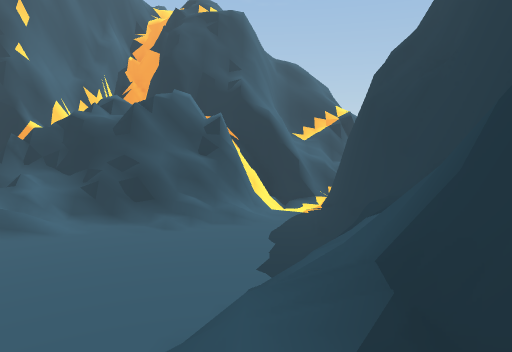
[1] (above)

19 first-person views from a walk through a 3-D level made in the Unity game engine. The camera is 1.5 m above the floor, tilts 6° down and sees 70° across. Doors are open. The floor is counted in squares, 2 m on a side. Each view is taken from the middle of a square. On the plan, view 1 faces up. The plan holds only what a view shows up to about 11 squares ahead; the rest is blank. The place goes on beyond the plan. Some animated figures are not drawn. Some surface patterns are stand-ins.

[2]
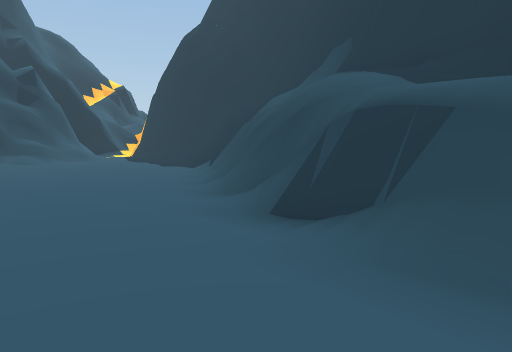

[3]
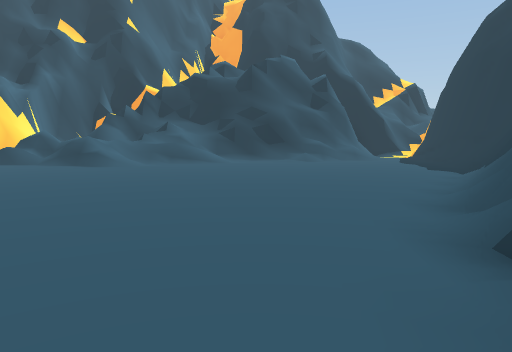

[4]
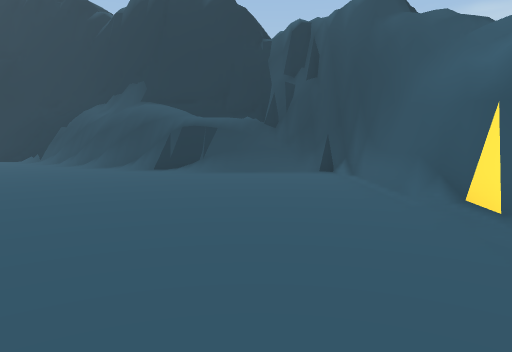

[5]
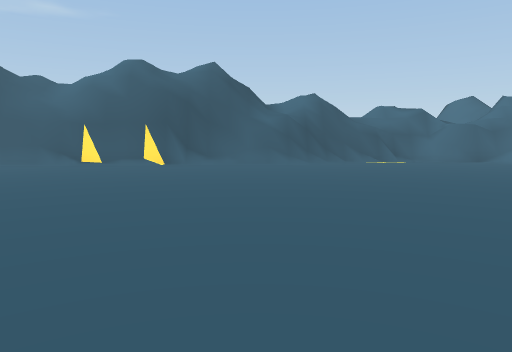

[6]
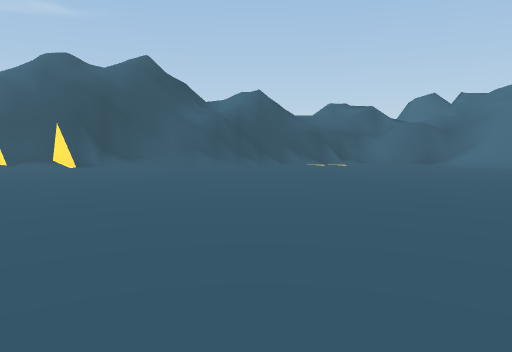

[7]
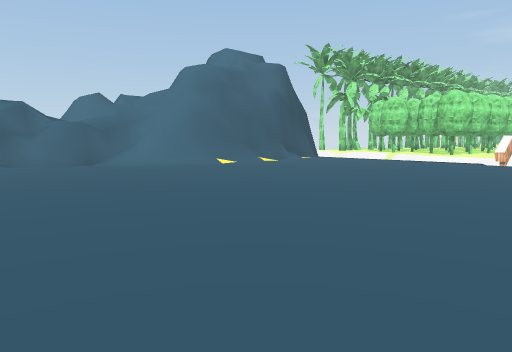

[8]
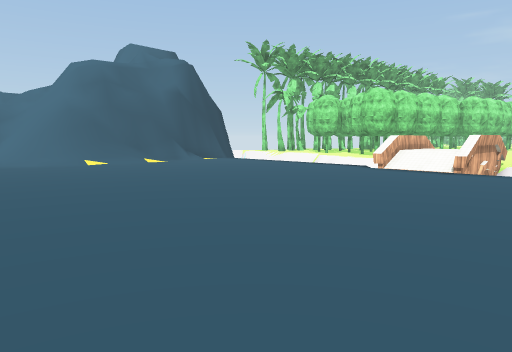

[9]
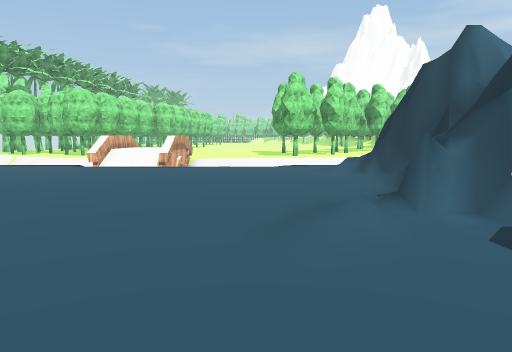

[10]
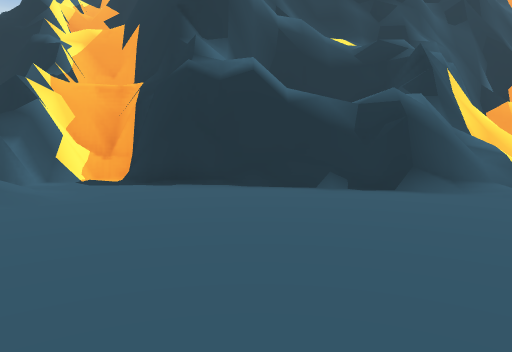

[11]
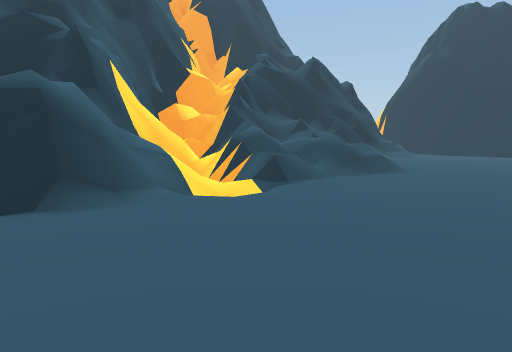

[12]
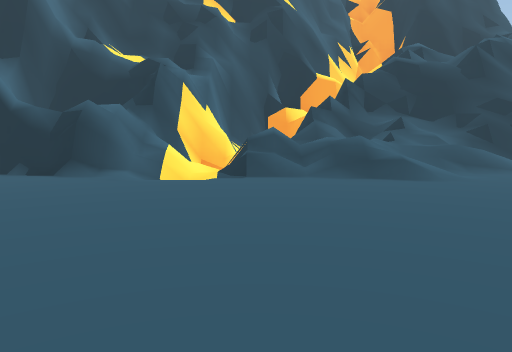

[13]
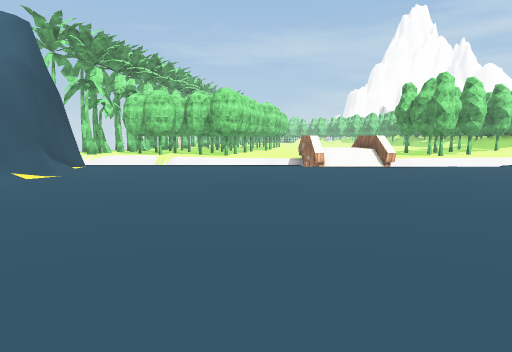

[14]
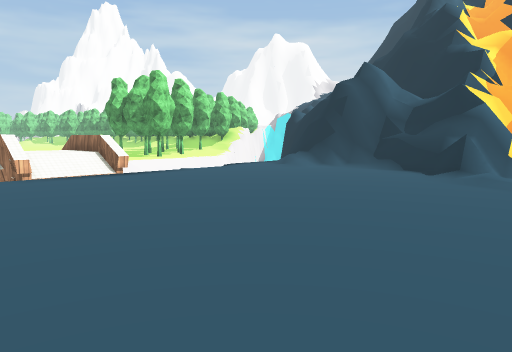

[15]
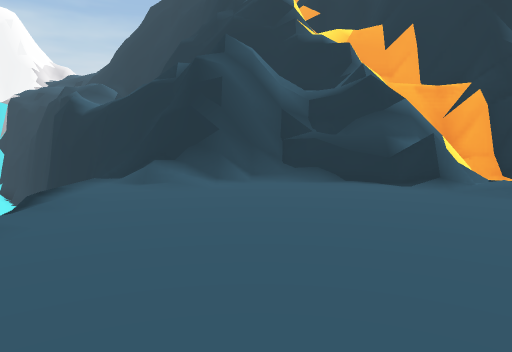

[16]
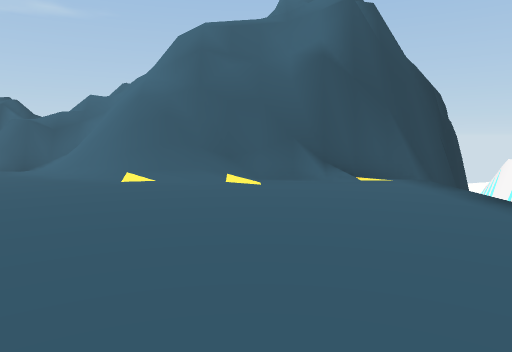

[17]
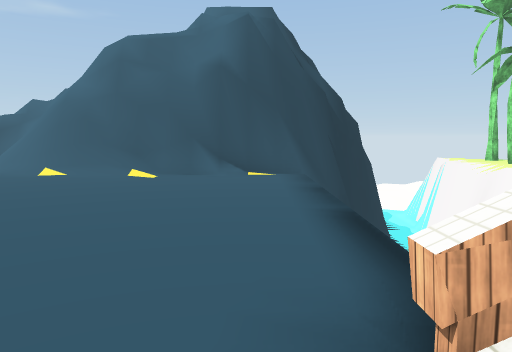

[18]
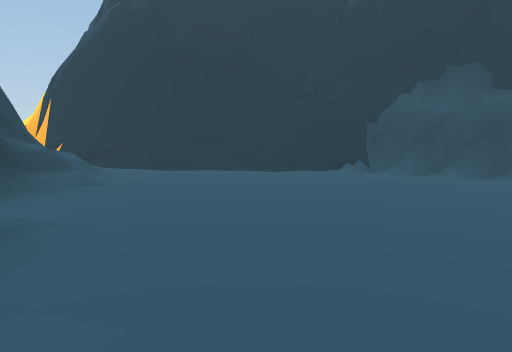

[19]
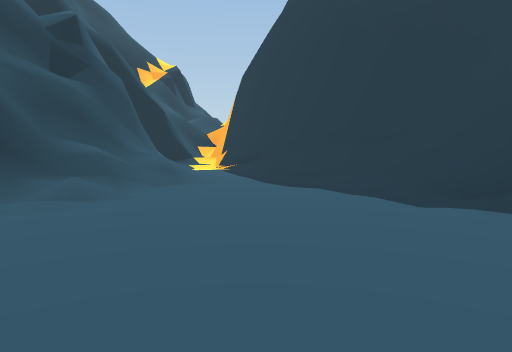

### Floor plan
Key: @ floor where view 1 was taken; # wall or solid block; . main floor; - floor 0.25 m lower than the main floor; / step, stairs or slope; = window, fence, low wall or low ledge; ^ raised ledge; v drop or lower ground.
Columns run from 29 left of view 1 to 3 right of it. Each row starts with its distance up from view 1.
 14                               ###
 13                                -#
 12 ###              ######### ###./#
 11  v##             #=#==//#####=./#
 10   =#########    ##v=//////////.##
  9   v///.#=..#####=#==/////......##
  8   v.............##=.///........##
  7   v...........................=##
  6    ...........................==#
  5 ##^...........................==#
  4 ##=..........................==##
  3 ##^.........................===##
  2   v......................../=/##
  1   v........................///#
  0   v........................=/@#
 -1   v......................./=/=#
 -2   v.......................///##
 -3   v......................./###
 -4  v#######/............#######
 -5 v##     #///...#########
 -6 ##      ########

Where each view was taken, in squares from view 1:
view 1: 0 up, 0 right, facing up
view 2: 2 down, 5 left, facing up-right
view 3: 2 down, 4 left, facing up
view 4: 2 down, 11 left, facing right
view 5: 6 up, 12 left, facing down
view 6: 5 up, 14 left, facing down
view 7: 5 up, 15 left, facing down-left
view 8: 7 up, 18 left, facing down-left
view 9: 7 up, 17 left, facing left
view 10: 3 up, 17 left, facing up
view 11: 4 up, 16 left, facing up-right
view 12: 1 up, 11 left, facing up
view 13: 1 up, 17 left, facing left
view 14: 1 up, 19 left, facing up-left
view 15: 3 up, 24 left, facing up
view 16: 3 up, 24 left, facing down
view 17: 4 up, 26 left, facing down
view 18: 7 up, 8 left, facing right
view 19: 5 up, 4 left, facing up-right
